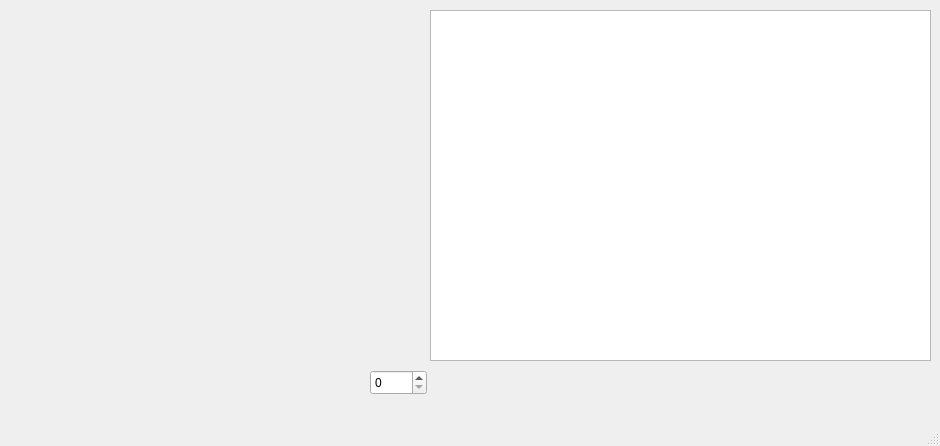
<?xml version="1.0" encoding="UTF-8"?>
<ui version="4.0">
 <class>MainWindow</class>
 <widget class="QMainWindow" name="MainWindow">
  <property name="geometry">
   <rect>
    <x>0</x>
    <y>0</y>
    <width>940</width>
    <height>446</height>
   </rect>
  </property>
  <property name="windowTitle">
   <string>MainWindow</string>
  </property>
  <widget class="QWidget" name="centralwidget">
   <widget class="QWidget" name="verticalLayoutWidget">
    <property name="geometry">
     <rect>
      <x>10</x>
      <y>10</y>
      <width>411</width>
      <height>351</height>
     </rect>
    </property>
    <layout class="QVBoxLayout" name="mplPlot"/>
   </widget>
   <widget class="QTableWidget" name="stimuliTable">
    <property name="geometry">
     <rect>
      <x>430</x>
      <y>10</y>
      <width>501</width>
      <height>351</height>
     </rect>
    </property>
   </widget>
   <widget class="QSpinBox" name="channelSpin">
    <property name="geometry">
     <rect>
      <x>370</x>
      <y>370</y>
      <width>57</width>
      <height>25</height>
     </rect>
    </property>
    <property name="maximum">
     <number>31</number>
    </property>
   </widget>
  </widget>
  <widget class="QMenuBar" name="menubar">
   <property name="geometry">
    <rect>
     <x>0</x>
     <y>0</y>
     <width>940</width>
     <height>22</height>
    </rect>
   </property>
  </widget>
  <widget class="QStatusBar" name="statusbar"/>
 </widget>
 <resources/>
 <connections/>
</ui>
